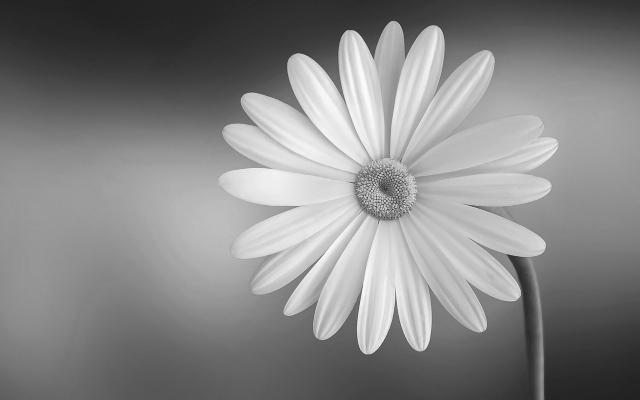
#> input picture python/spinnaker_python-4.2.0.88-cp310-cp310-win_amd64/Examples/Python3/Injected_Image_Classification_Daisy.jpg, 640 x 400 px
$ python core_inspector.py ../Examples/Python3/Injected_Image_Classification_Daisy.jpg ../Examples/Python3/Injected_Image_Detection_Aeroplane.jpg ../Examples/Python3/Injected_Image_Detection_Aeroplane.jpg out.png
#> lines starting #> are read from the running program, lines starting #| are printed output that depends on the picture; after the words box and inside, x2 and y2 are one past the last pixel; in counts of white or black regions, pixels touching at a corner belong together
import cv2
import numpy as np

def get_ssim(img1, img2):
    """
    Calculates SSIM (Structural Similarity Index) between two images using OpenCV.
    Matches standard SSIM implementation (e.g. skimage default).
    """
    C1 = 6.5025
    C2 = 58.5225

    img1 = img1.astype(np.float64)
    img2 = img2.astype(np.float64)

    kernel = (11, 11)
    sigma = 1.5

    mu1 = cv2.GaussianBlur(img1, kernel, sigma)
    mu2 = cv2.GaussianBlur(img2, kernel, sigma)

    mu1_sq = mu1 ** 2
    mu2_sq = mu2 ** 2
    mu1_mu2 = mu1 * mu2

    sigma1_sq = cv2.GaussianBlur(img1 ** 2, kernel, sigma) - mu1_sq
    sigma2_sq = cv2.GaussianBlur(img2 ** 2, kernel, sigma) - mu2_sq
    sigma12 = cv2.GaussianBlur(img1 * img2, kernel, sigma) - mu1_mu2

    ssim_map = ((2 * mu1_mu2 + C1) * (2 * sigma12 + C2)) / ((mu1_sq + mu2_sq + C1) * (sigma1_sq + sigma2_sq + C2))
    return ssim_map.mean(), ssim_map

def preprocess_image(img, denoise=True, normalize=True, fast_mode=True):
    """
    Preprocess image to reduce noise and normalize for better comparison.

    Args:
        img: Input grayscale image
        denoise: Apply denoising filter
        normalize: Normalize brightness/contrast
        fast_mode: Use faster Gaussian blur instead of slow NL-means denoising
    """
    processed = img.copy()

    # Denoise to reduce camera noise
    if denoise:
        if fast_mode:
            # Use fast Gaussian blur instead of slow NL-means denoising
            # This is much faster and still effective for noise reduction
            processed = cv2.GaussianBlur(processed, (5, 5), 1.0)
        else:
            # Slow but more effective denoising (use only when needed)
            processed = cv2.fastNlMeansDenoising(processed, None, h=10, templateWindowSize=7, searchWindowSize=21)

    # Normalize brightness and contrast (helps with lighting variations)
    if normalize:
        # Apply CLAHE (Contrast Limited Adaptive Histogram Equalization)
        clahe = cv2.createCLAHE(clipLimit=2.0, tileGridSize=(8,8))
        processed = clahe.apply(processed)

    return processed

def analyze_image(ref_img, test_img, mask_img, ssim_thresh=0.90, corr_thresh=0.90, preprocess=True):
    """
    Analyzes a test image against a reference image within a masked region.

    Args:
        ref_img (np.array): Reference image (BGR or Gray).
        test_img (np.array): Test image (BGR or Gray).
        mask_img (np.array): Mask image (Gray, 0=Ignore, >0=ROI).
        ssim_thresh (float): Minimum SSIM score to pass.
        corr_thresh (float): Minimum Correlation score to pass.
        preprocess (bool): Apply image preprocessing (denoising, normalization).

    Returns:
        dict: {
            'mae': float,
            'corr': float,
            'ssim': float,
            'passed': bool,
            'heatmap': np.array (BGR visualization of diff),
            'overlay': np.array (BGR visualization of test + mask)
        }
    """
    # Ensure Gray
    if len(ref_img.shape) == 3: g_ref = cv2.cvtColor(ref_img, cv2.COLOR_BGR2GRAY)
    else: g_ref = ref_img.copy()

    if len(test_img.shape) == 3: g_test = cv2.cvtColor(test_img, cv2.COLOR_BGR2GRAY)
    else: g_test = test_img.copy()

    # Preprocess images to reduce noise and normalize (use fast mode by default)
    if preprocess:
        g_ref = preprocess_image(g_ref, denoise=True, normalize=True, fast_mode=True)
        g_test = preprocess_image(g_test, denoise=True, normalize=True, fast_mode=True)

    # Ensure sizing
    if g_test.shape != g_ref.shape:
        g_test = cv2.resize(g_test, (g_ref.shape[1], g_ref.shape[0]))
        # We also need the color version resized for overlay
        if len(test_img.shape) == 3:
             test_img_r = cv2.resize(test_img, (g_ref.shape[1], g_ref.shape[0]))
        else:
             test_img_r = g_test
    else:
        test_img_r = test_img

    # Masking
    mask_indices = mask_img > 0
    if not np.any(mask_indices):
        return {'mae': 0, 'corr': 0, 'ssim': 0, 'passed': False, 'msg': "Empty Mask"}

    pixels_ref = g_ref[mask_indices]
    pixels_test = g_test[mask_indices]

    # 1. MAE
    mae = np.mean(np.abs(pixels_ref.astype(int) - pixels_test.astype(int)))

    # 2. Correlation
    std_ref = np.std(pixels_ref)
    std_test = np.std(pixels_test)
    if std_ref < 1e-4:
        # For uniform regions, check if mean values are close
        mean_diff = abs(np.mean(pixels_ref) - np.mean(pixels_test))
        corr = 1.0 if mean_diff < 10 else max(0.0, 1.0 - (mean_diff / 255.0))
    else:
        corr_matrix = np.corrcoef(pixels_ref, pixels_test)
        if corr_matrix.shape == (2, 2):
            corr = corr_matrix[0, 1]
            # Handle NaN cases (can happen with very similar images)
            if np.isnan(corr):
                corr = 1.0 if np.allclose(pixels_ref, pixels_test, atol=5) else 0.0
        else:
            corr = 0.0

    # 3. SSIM (Masked)
    x,y,w,h = cv2.boundingRect(mask_img)
    crop_ref = g_ref[y:y+h, x:x+w]
    crop_test = g_test[y:y+h, x:x+w]
    crop_mask = mask_img[y:y+h, x:x+w]

    # Custom SSIM
    score_ssim, diff_map = get_ssim(crop_ref, crop_test)

    if np.any(crop_mask):
         masked_ssim = np.mean(diff_map[crop_mask > 0])
    else:
         masked_ssim = 0

    # Verdict
    passed = (corr > corr_thresh) and (masked_ssim > ssim_thresh)

    # 4. Visuals - Heatmap
    diff_crop = cv2.absdiff(crop_ref, crop_test)
    diff_crop = cv2.bitwise_and(diff_crop, diff_crop, mask=crop_mask)
    heatmap_crop = cv2.applyColorMap(diff_crop, cv2.COLORMAP_JET)

    # We return the crop heatmap or full?
    # Let's return the full size heatmap (black background) for easier overlay
    heatmap_full = np.zeros((ref_img.shape[0], ref_img.shape[1], 3), dtype=np.uint8)
    heatmap_full[y:y+h, x:x+w] = heatmap_crop
    # Mask out the outside again just in case
    heatmap_full[~mask_indices] = 0

    # 5. Visuals - Test Overlay
    if len(test_img_r.shape) == 2:
        overlay = cv2.cvtColor(test_img_r, cv2.COLOR_GRAY2BGR)
    else:
        overlay = test_img_r.copy()

    # Red overlay
    red_layer = np.zeros_like(overlay)
    red_layer[:, :, 2] = 255

    # Blend only in mask
    alpha = 0.4
    roi = overlay[mask_indices]
    red = red_layer[mask_indices]
    blended = cv2.addWeighted(roi, 1-alpha, red, alpha, 0)
    overlay[mask_indices] = blended

    return {
        'mae': float(mae),
        'corr': float(corr),
        'ssim': float(masked_ssim),
        'passed': bool(passed),
        'heatmap': heatmap_full,
        'overlay': overlay,
        'msg': "OK"
    }

if __name__ == "__main__":
    import sys
    # Simple CLI Test for Node.js integration
    # Usage: python core_inspector.py ref.png test.png mask.png output_heatmap.png
    if len(sys.argv) >= 4:
        ref = cv2.imread(sys.argv[1])
#> ref is the input picture: shape (400, 640, 3); min 32, max 255, mean 133.1
        test = cv2.imread(sys.argv[2])
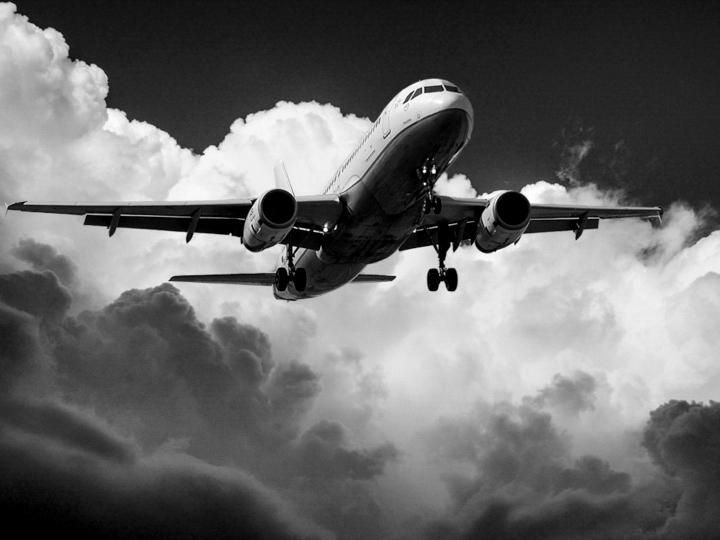
#> input picture python/spinnaker_python-4.2.0.88-cp310-cp310-win_amd64/Examples/Python3/Injected_Image_Detection_Aeroplane.jpg, 720 x 540 px
#> test is the input picture: shape (540, 720, 3); min 0, max 255, mean 106.3
        mask = cv2.imread(sys.argv[3], cv2.IMREAD_GRAYSCALE)
#> mask: shape (540, 720); min 0, max 255, mean 106.3

        if ref is None or test is None or mask is None:
            print("Error loading images")
            sys.exit(1)

        res = analyze_image(ref, test, mask)
#> in preprocess_image, `processed = clahe.apply(processed)`:
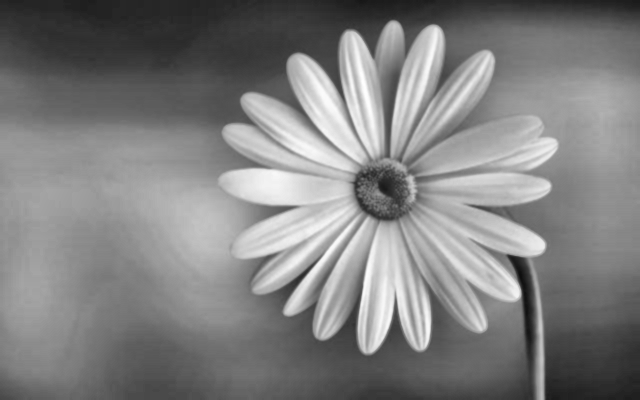
#> processed: shape (400, 640); min 14, max 254, mean 128.5
#> call 2 of preprocess_image, with denoise = True, normalize = True, fast_mode = True
#> in preprocess_image (call 2), `processed = clahe.apply(processed)`:
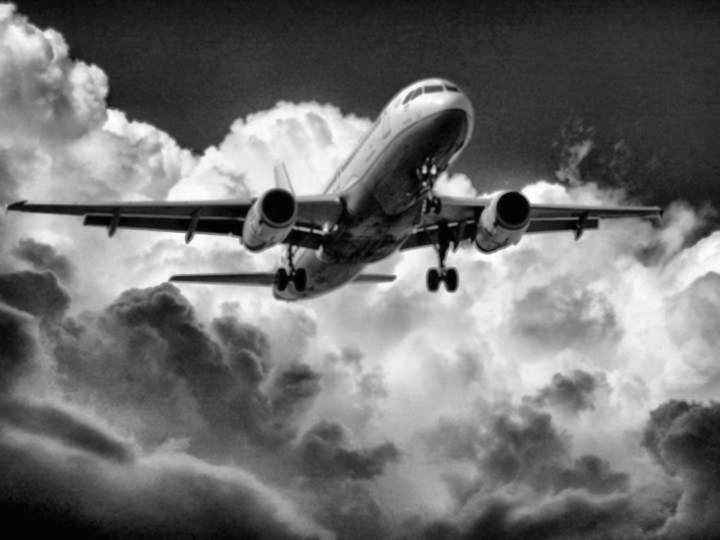
#> processed: shape (540, 720); min 1, max 254, mean 111.4
#> in analyze_image, `g_test = cv2.resize(g_test, (g_ref.shape[1], g_ref.shape[0]))`:
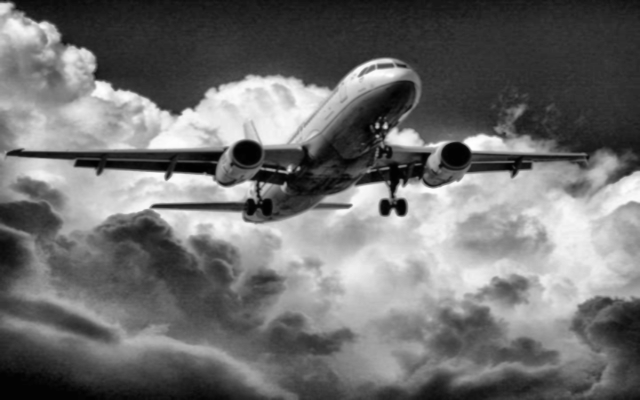
#> g_test: shape (400, 640); min 1, max 254, mean 111.3
#> in analyze_image, `test_img_r = cv2.resize(test_img, (g_ref.shape[1], g_ref.shape[0]))`:
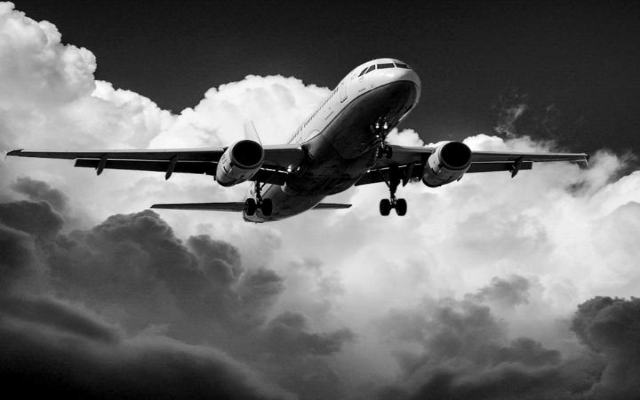
#> test_img_r: shape (400, 640, 3); min 0, max 255, mean 106.2
#> in analyze_image, `mask_indices = mask_img > 0`:
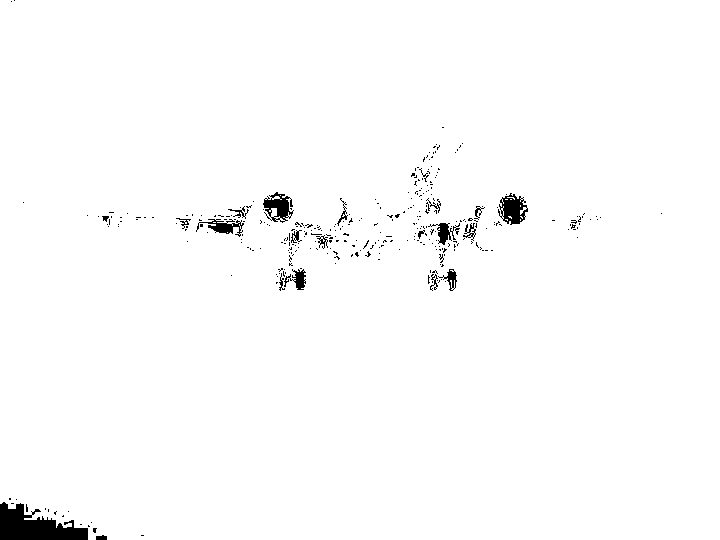
#> mask_indices: shape (540, 720) bool; 98.5% white; 326 black regions (304 under 20 px), largest, box (x1, y1, x2, y2) and area: (0, 502, 88, 540) 1984, (498, 193, 528, 225) 559, (263, 192, 294, 223) 502
#> (the run stopped early here; a loop or call above may not have finished)
